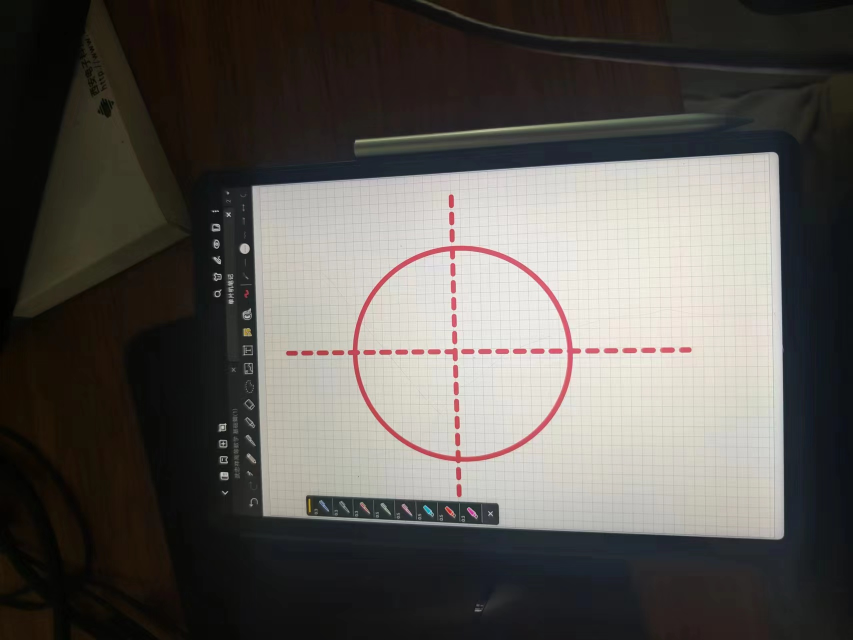
#> input picture test/default.jpeg, 1706 x 1280 px, given in place of the camera (shown at 1/2 size)
$ python main.py
#> lines starting #> are read from the running program, lines starting #| are printed output that depends on the picture; after the words box and inside, x2 and y2 are one past the last pixel; in counts of white or black regions, pixels touching at a corner belong together
### serailport.py
import serial
import yaml
from enum import Enum
import time
import parameter
import threading

with open("config.yaml", 'r') as file:
    config = yaml.load(file, Loader=yaml.FullLoader)

header = config["signal_values"]["header"]
tail = config["signal_values"]["tail"]

send_byte = bytearray([config["signal_values"]["header"],
                       config["signal_values"]["mode"],
                       config["signal_values"]["x_pos_1"],
                       config["signal_values"]["x_pos_2"],
                       config["signal_values"]["x_pos_3"],
                       config["signal_values"]["y_pos_1"],
                       config["signal_values"]["y_pos_2"],
                       config["signal_values"]["y_pos_3"],
                       config["signal_values"]["color"],
                       config["signal_values"]["tail"]])

receive_byte = bytearray([config["signal_values"]["header"],
                          config["signal_values"]["mode"],
                          config["signal_values"]["color"],
                          config["signal_values"]["tail"]])

def serial_init():
    ser = serial.Serial(port=config["serial_config"]["port"],
                        baudrate=config["serial_config"]["baudrate"],
                        bytesize=config["serial_config"]["bytesize"],
                        parity = {
                            "none": serial.PARITY_NONE,
                            "odd": serial.PARITY_ODD,
                            "even": serial.PARITY_EVEN}[config["serial_config"]["parity"]],
                        stopbits=config["serial_config"]["stopbits"])  # open serial port
    return ser

# 定义接收数据的处理函数
def receive_serial_data(ser):
    received_data = bytearray()  # 用于存储接收到的数据

    while True:

        if ser.in_waiting > 0:  # 检查是否有可用的数据

            received_byte = ser.read(1)  # 读取一个字节

            if received_byte == bytes([config["signal_values"]["header"]]):  # 检查数据帧的起始标志
                received_data = bytearray()  # 重新初始化接收数据

            received_data.extend(received_byte)  # 将接收的字节添加到数据中

            print(received_data)
            if received_byte == bytes([config["signal_values"]["tail"]]):  # 检查数据帧的结束标志
                if len(received_data)-4 < 0:  #缺位
                    received_data = bytearray()
                else:   #正常及多位
                    if received_data[len(received_data)-4] == 255:
                        parameter.Mode.task_detect = received_data[1]
                        parameter.Mode.color_detect = received_data[2]
                        print(time.strftime('Receive:%Y-%m-%d %H:%M:%S',time.localtime(time.time())))
                        print(received_data)
                received_data = bytearray()  # 重置接收数据

        time.sleep(0.1)

# 生成串口数据、发送数据
def send_serial_data(serial):
    send_data = send_byte
    if parameter.Mode.task_detect != 7:
        center = parameter.Object_Data.center
        print(center)
        color = parameter.Object_Data.color
        center0 = center[0]
        center1 = center[1]
        send_data[1] = parameter.Mode.task_detect

        send_data[2] = center0 & 0xFF
        send_data[3] = (center0 >> 8) & 0xFF
        send_data[4] = (center0 >> 16) & 0xFF
        send_data[5] = (center1 & 0xFF)
        send_data[6] = ((center1 >> 8) & 0xFF)
        send_data[7] = ((center1 >> 16) & 0xFF)

        send_data[8] =  color
        serial.write(send_data)
    if parameter.Mode.task_detect == 7:

        send_data[1] = parameter.Mode.task_detect

        for i in range(6):
            send_data[i+2]=parameter.WiFi_Scan.task_number[i]

        send_data[8] =  0x00
        serial.write(send_data)
    print(time.strftime('Send:%Y-%m-%d %H:%M:%S',time.localtime(time.time())))
    print(send_data)
    time.sleep(0.2)

def receive_thread(serial):
    while True:
        receive_serial_data(serial)

def send_thread(serial):

    while True:
        if parameter.Mode.task_detect is not 0:
            send_serial_data(serial)
        else:
            parameter.Object_Data.center = (0, 0)
            parameter.Object_Data.color = 0x00

def Serial_Start():
    ser = serial_init()
    receive_thread_obj = threading.Thread(target=receive_thread, args=(ser,))
    receive_thread_obj.daemon = True  # 设置线程为守护线程，这样主程序退出时会自动结束线程
    receive_thread_obj.start()
    print("Receive Thread Start!")

    send_thread_obj = threading.Thread(target=send_thread, args=(ser,))
    send_thread_obj.daemon = True  # 设置线程为守护线程，这样主程序退出时会自动结束线程
    send_thread_obj.start()
    print("Send Thread Start!")

### main.py
import parameter
import yaml
import cv2 as cv
import numpy as np
import serailport
import WiFi_Scanner

RED=3
GREEN=4
BLUE=5

with open("config.yaml", 'r') as file:
    config = yaml.load(file, Loader=yaml.FullLoader)

Vision_Mode = config["Vision_Mode"]

def open_camera(cam_id):
    cap = cv.VideoCapture(cam_id)
    cap.set(cv.CAP_PROP_FPS, 30)
    return cap

def main(cam_id):
#> called with cam_id = 0
    cap = open_camera(cam_id)
    print("Camera Open Success!")
    while True:
        _, img = cap.read()
#> img is the input picture: shape (1280, 1706, 3); mean B, G, R 83.7, 87.9, 91.3
        img = cv.flip(img, -1)
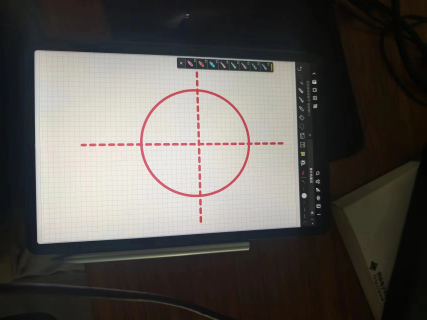
#> img: shape (1280, 1706, 3) (shown at 1/4 size); mean B, G, R 83.7, 87.9, 91.3
        #模式切换1，2分别是识别物料和地标的模式位，3，4，5是不同的颜色
        if parameter.Mode.task_detect == 1:
            if parameter.Mode.color_detect == 3:
                parameter.Object_Data.color == 0x03
                Materail_detect(img,3)
            if parameter.Mode.color_detect == 4:
                parameter.Object_Data.color == 0x04
                Materail_detect(img,4)
            if parameter.Mode.color_detect == 5:
                parameter.Object_Data.color == 0x05
                Materail_detect(img,5)
            if parameter.Mode.color_detect == 0:
                Materail_detect_v2(img)

        if parameter.Mode.task_detect == 2:
            parameter.Object_Data.color == 0x04
            Land_mark_Detect(img,GREEN)

        if parameter.Mode.task_detect == 6:
            Edge_Detect(img)


        if cv.waitKey(1) & 0xFF == ord('q'):
            break
    cap.release()
    if Vision_Mode:
        cv.destroyAllWindows()


# [150 lines left out: functions Materail_detect, Land_mark_Detect, not called in this run]

def Materail_detect_v2(img):
    Materail_Thresholds = config.get('Materail_Thresholds', {})

    lbc = Materail_Thresholds.get('lower_blue_contour', [])
    ubc = Materail_Thresholds.get('upper_blue_contour', [])
    lgc = Materail_Thresholds.get('lower_green_contour', [])
    ugc = Materail_Thresholds.get('upper_green_contour', [])
    lrc = Materail_Thresholds.get('lower_red_contour', [])
    urc = Materail_Thresholds.get('upper_red_contour', [])

    hsv = cv.cvtColor(img, cv.COLOR_BGR2HSV)
#> hsv: shape (1280, 1706, 3); mean H, S, V 42.1, 62.4, 93.2

    mask_blue =  cv.inRange(hsv, tuple(lbc), tuple(ubc))
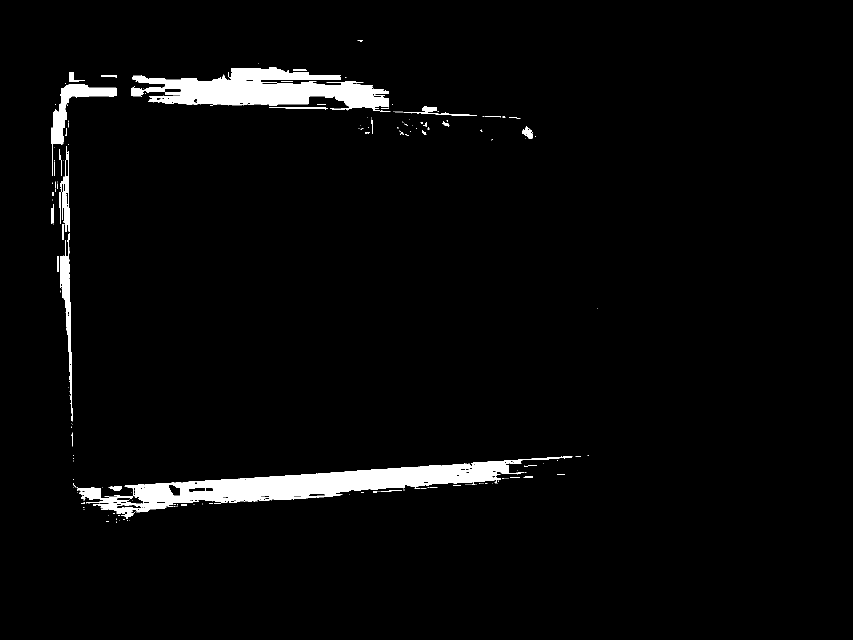
#> mask_blue: shape (1280, 1706) (shown at 1/2 size); 3.2% white; 226 white regions (184 under 20 px)
    contours_blue, _ = cv.findContours(mask_blue, cv.RETR_EXTERNAL, cv.CHAIN_APPROX_SIMPLE)
#> contours_blue = 220 contours, 200 with area under 20; largest, box (x1, y1, x2, y2) and area: (153, 913, 1145, 1038) 33720, (262, 135, 780, 224) 23428, (102, 168, 234, 352) 3996, (120, 466, 145, 843) 2465, (120, 292, 139, 464) 982

    mask_green = cv.inRange(hsv, tuple(lgc), tuple(ugc))
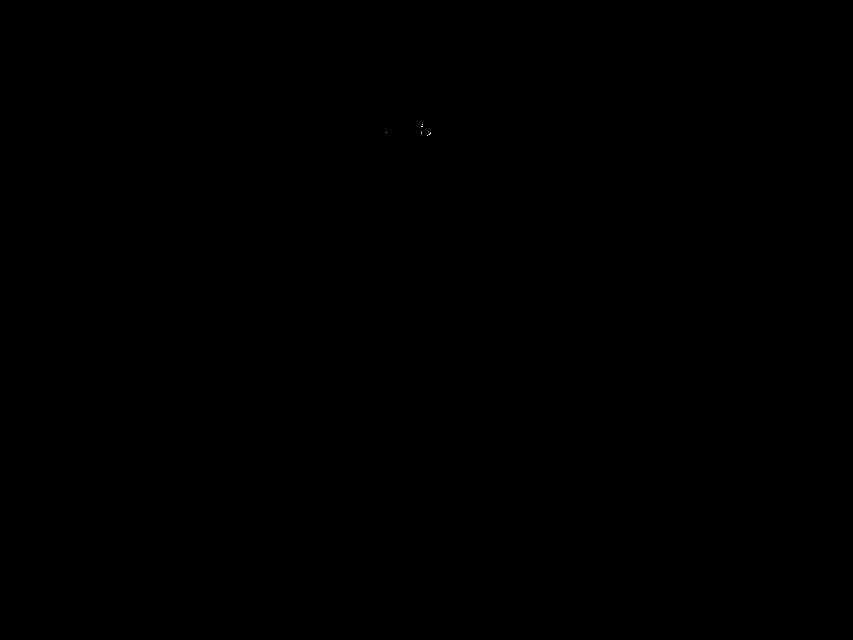
#> mask_green: shape (1280, 1706) (shown at 1/2 size); 0% white in thin lines or dots, all inside (x1, y1, x2, y2) = (772, 248, 861, 272)
    contours_green, _ = cv.findContours(mask_green, cv.RETR_EXTERNAL, cv.CHAIN_APPROX_SIMPLE)
#> contours_green = 8 contours, all with area under 20

    mask_red   =   cv.inRange(hsv, tuple(lrc), tuple(urc))
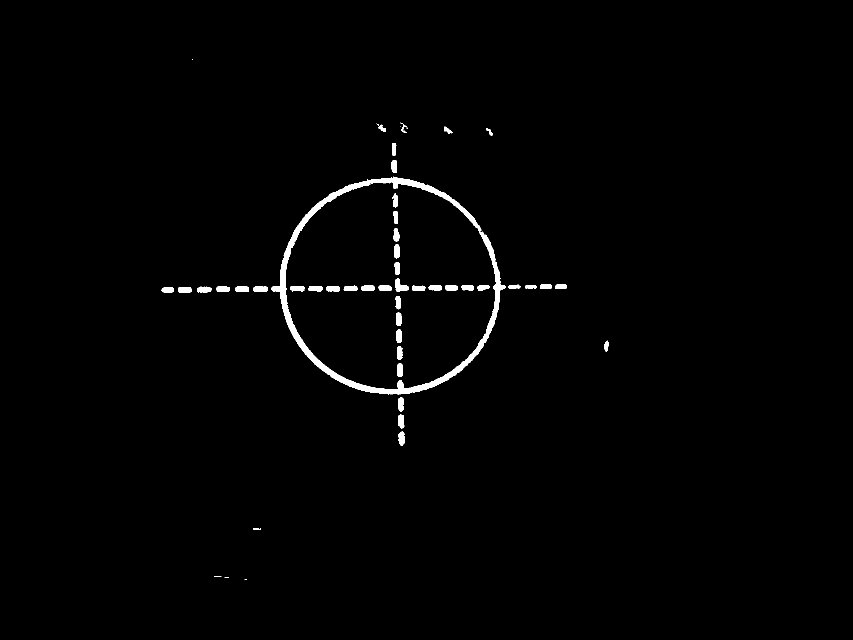
#> mask_red: shape (1280, 1706) (shown at 1/2 size); 1.1% white; 52 white regions (8 under 20 px)
    contours_red, _ = cv.findContours(mask_red, cv.RETR_EXTERNAL, cv.CHAIN_APPROX_SIMPLE)
#> contours_red = 30 contours, 8 with area under 20; largest, box (x1, y1, x2, y2) and area: (543, 353, 1011, 789) 149244, (506, 573, 536, 584) 267, (356, 574, 384, 586) 266, (470, 573, 498, 584) 254, (797, 863, 809, 892) 251

    if Vision_Mode:
        cv.imshow("mask_blue",mask_blue)
        cv.imshow("mask_green",mask_green)
        cv.imshow("mask_red",mask_red)
    #--------------------------------------------------------------

    largest_contour_blue = largest_contour_green = largest_contour_red = None

    # 遍历每个轮廓
    max_perimeter_blue = 0
    for cnt in contours_blue:
        perimeter = cv.arcLength(cnt, True)
        if perimeter > max_perimeter_blue:
            max_perimeter_blue = perimeter
            largest_contour_blue = cnt
#> this loop made 220 passes
#> (perimeter, max_perimeter_blue, largest_contour_blue) on passes 1, 2, 14: (3.41, 3.41, [[233, 1043], [232, 1044], [233, 1044]]), (10, 10, [[212, 1042], [217, 1042]]), (22, 22, [[335, 1013], [346, 1013]])
#> after the loop, largest_contour_blue = contour of 936 points, box (x1, y1, x2, y2) (153, 913, 1145, 1038), area 33720; max_perimeter_blue = 3188.2

    max_perimeter_green = 0
    for cnt in contours_green:
        perimeter = cv.arcLength(cnt, True)
        if perimeter > max_perimeter_green:
            max_perimeter_green = perimeter
            largest_contour_green = cnt
#> this loop made 8 passes
#> (perimeter, max_perimeter_green, largest_contour_green) on pass 1: (4, 4, [[854, 270], [854, 271], [855, 271], [855, 270]])
#> after the loop, largest_contour_green = [[860, 265], [860, 266], [857, 269], [858, 269], [860, 267]]; max_perimeter_green = 11.07

    max_perimeter_red = 0
    for cnt in contours_red:
        perimeter = cv.arcLength(cnt, True)
        if perimeter > max_perimeter_red:
            max_perimeter_red = perimeter
            largest_contour_red = cnt
#> this loop made 30 passes
#> (perimeter, max_perimeter_red, largest_contour_red) on passes 1, 4: (6, 6, [[490, 1159], [493, 1159]]), (28, 28, [[428, 1153], [442, 1153]])
#> after the loop, largest_contour_red = contour of 706 points, box (x1, y1, x2, y2) (543, 353, 1011, 789), area 149244; max_perimeter_red = 1548.5

    if max_perimeter_blue > max_perimeter_green and max_perimeter_blue > max_perimeter_red:
        largest_contour_green=largest_contour_red = None

    elif max_perimeter_green > max_perimeter_blue and max_perimeter_green > max_perimeter_red:
        largest_contour_blue=largest_contour_red = None

    elif max_perimeter_red > max_perimeter_green and max_perimeter_red > max_perimeter_blue:
        largest_contour_green=largest_contour_blue = None
    else:
        largest_contour_blue = largest_contour_green = largest_contour_red = None

    x, y, w, h = 0,0,0,0

    if largest_contour_blue is not None:

        x, y, w, h =Set_Object_Data(x, y, w, h,largest_contour_blue,max_perimeter_blue,0x05)
#> in Set_Object_Data, `x, y, w, h = cv.boundingRect(largest_contour)`: x = 153; y = 913; w = 992; h = 125
#> in Set_Object_Data, `center_x = int(x + w/2)`: center_x = 649
#> in Set_Object_Data, `center_y = int(y + h/2)`: center_y = 975
#> x = 153; y = 913; w = 992; h = 125

    elif largest_contour_green is not None:

        x, y, w, h =Set_Object_Data(x, y, w, h,largest_contour_green,max_perimeter_green,0x04)

    elif largest_contour_red is not None:

        x, y, w, h =Set_Object_Data(x, y, w, h,largest_contour_red,max_perimeter_red,0x03)

    else:
        parameter.Object_Data.position_matrix[0] = [x, y]
        parameter.Object_Data.position_matrix[1] = [x, y + h]
        parameter.Object_Data.position_matrix[2] = [x + w, y + h]
        parameter.Object_Data.position_matrix[3] = [x + 2, y]

        center_x = int(x + w/2)
        center_y = int(y + h/2)

        parameter.Object_Data.center = (center_x, center_y)
        parameter.Object_Data.color = 0x00
    if Vision_Mode:
        cv.rectangle(img, (x, y), (x + w, y + h), (0, 255, 0), 2)
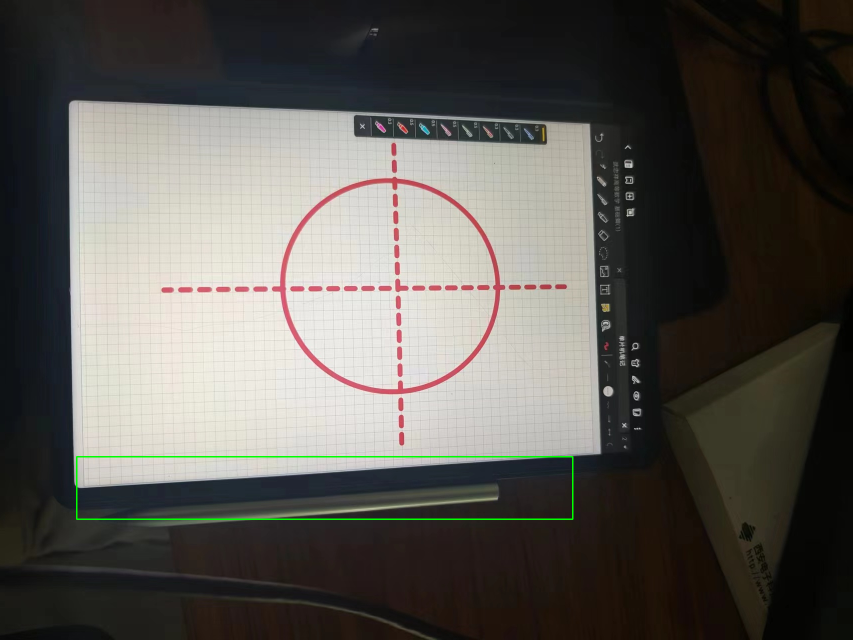
#> img: shape (1280, 1706, 3) (shown at 1/2 size); 0.31% of pixels changed, all inside (x1, y1, x2, y2) = (152, 912, 1147, 1040)
        cv.circle(img, parameter.Object_Data.center, 5, (0, 0, 0), -1)
#> img: shape (1280, 1706, 3); under 0.01% of pixels changed, all inside (x1, y1, x2, y2) = (644, 970, 655, 981)
        cv.imshow("materail_img",img)

def Set_Object_Data(x,y,w,h,largest_contour,max_parimeter,color):

    x, y, w, h = cv.boundingRect(largest_contour)

    if max_parimeter>config["min_contour"] and (x + w/2)>110:

        print("Find Color: "+str(color))

        parameter.Object_Data.color = color

        parameter.Object_Data.position_matrix[0] = [x, y]
        parameter.Object_Data.position_matrix[1] = [x, y + h]
        parameter.Object_Data.position_matrix[2] = [x + w, y + h]
        parameter.Object_Data.position_matrix[3] = [x + 2, y]

        center_x = int(x + w/2)
        center_y = int(y + h/2)
        #print(str((center_x,center_y))+"Catch")
        parameter.Object_Data.center = (center_x, center_y)

    else:
        x, y, w, h = 0,0,0,0
        parameter.Object_Data.position_matrix[0] = [x, y]
        parameter.Object_Data.position_matrix[1] = [x, y + h]
        parameter.Object_Data.position_matrix[2] = [x + w, y + h]
        parameter.Object_Data.position_matrix[3] = [x + 2, y]

        center_x = int(x + w/2)
        center_y = int(y + h/2)
        #print(center_x,center_y)
        parameter.Object_Data.center = (center_x, center_y)
        parameter.Object_Data.color = 0x00
    return x, y, w, h

# [62 lines left out: functions Edge_Detect, int_to_binary_complement, not called in this run]

if __name__ == "__main__":
    cam_id = config["cam_id"]
    serialport_mode = config["serialport_mode"]

    # Wifi_Scanner_thread = threading.Thread(target=WiFi_Scanner.Wifi_Scanner_thread, args=())
    # Wifi_Scanner_thread.daemon = True  # 设置线程为守护线程，这样主程序退出时会自动结束线程
    # Wifi_Scanner_thread.start()

    if serialport_mode:
        serailport.Serial_Start()

    main(cam_id)
#> (key q is pressed here)
